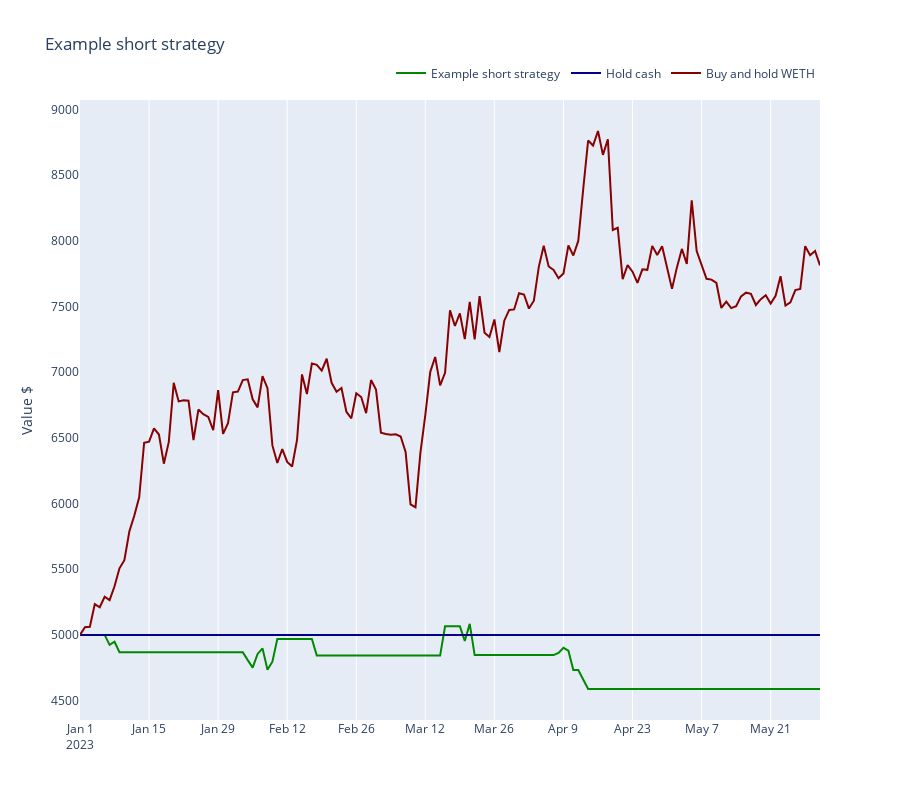

Write notebook code for a chart like this one.
### Markdown cell above
## Benchmarking the strategy performance

Here we benchmark the strategy performance against some baseline scenarios.

- Buy and hold US dollar
- Buy and hold the underlying trading pair base asset

### Code cell
from tradeexecutor.visual.benchmark import visualise_benchmark

traded_pair = universe.universe.pairs.get_single()

fig = visualise_benchmark(
    "Example short strategy",
    portfolio_statistics=state.stats.portfolio,
    all_cash=state.portfolio.get_initial_deposit(),
    buy_and_hold_asset_name=traded_pair.base_token_symbol,
    buy_and_hold_price_series=universe.universe.candles.get_single_pair_data()["close"],
    start_at=START_AT,
    end_at=END_AT,
    height=800
)

fig.show()

### Figure 1 — Plotly figure (JSON) as saved in the notebook; plotly's stock layout.template omitted (floating-point values rounded to 4 significant figures; data arrays with more than 128 entries replaced by an {"elided": "..."} marker saying what was removed)
{"data": [{"line": {"color": "#008800"}, "mode": "lines", "name": "Example short strategy", "type": "scatter", "x": {"elided": "152 str values"}, "y": {"elided": "152 float values"}}, {"line": {"color": "#000088"}, "mode": "lines", "name": "Hold cash", "type": "scatter", "x": ["2023-01-01T00:00:00", "2023-05-31T00:00:00"], "y": [5000, 5000]}, {"line": {"color": "#880000"}, "mode": "lines", "name": "Buy and hold WETH", "type": "scatter", "x": {"elided": "151 str values"}, "y": {"elided": "151 float values"}}], "layout": {"height": 800, "legend": {"orientation": "h", "x": 1, "xanchor": "right", "y": 1.02, "yanchor": "bottom"}, "title": {"text": "Example short strategy"}, "xaxis": {"rangeslider": {"visible": false}}, "yaxis": {"showgrid": false, "title": {"text": "Value $"}}}}
